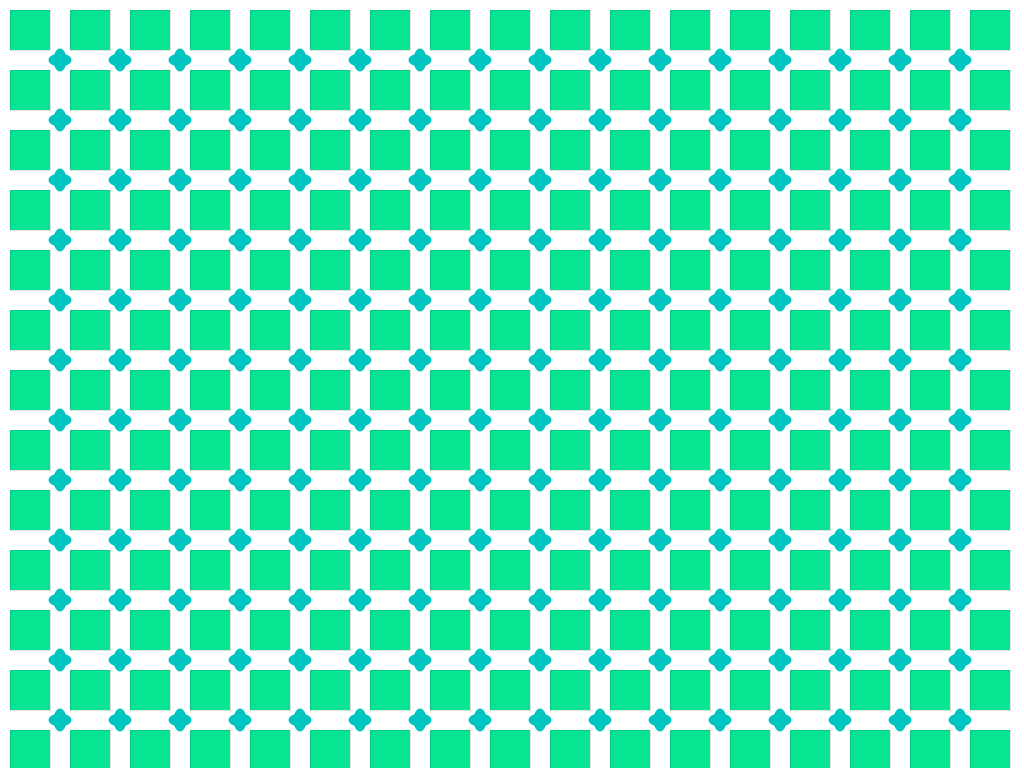
Frame 1 (no input)
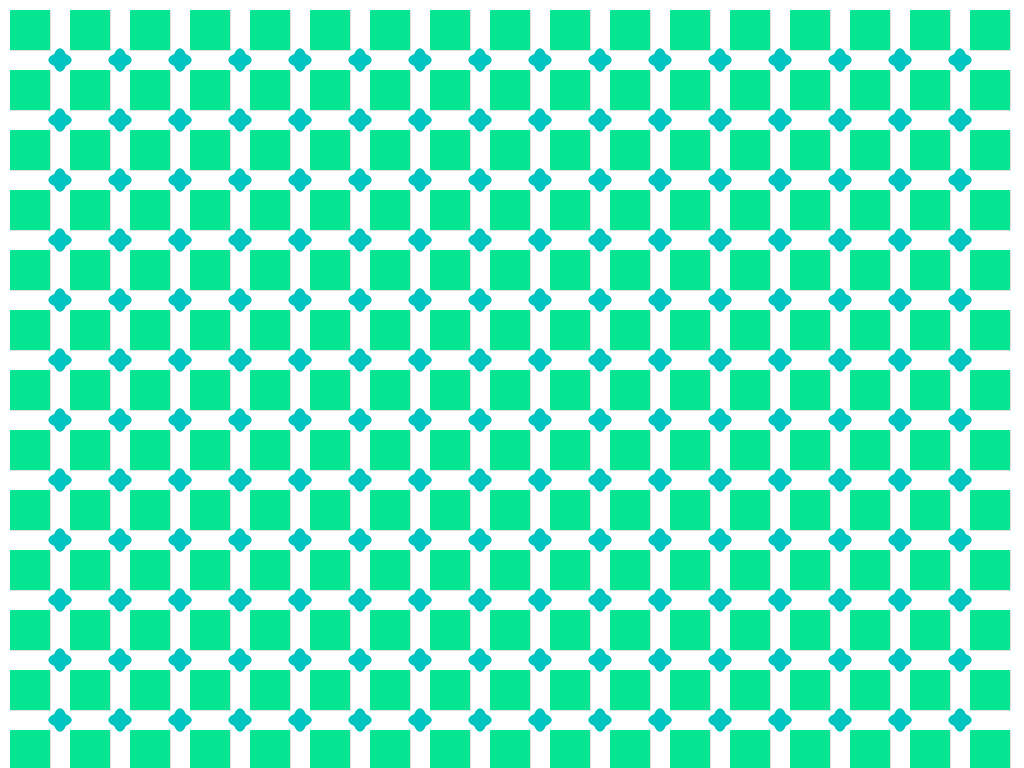
Frame 2 (the mouse pressed at the canvas centre, redrawn once)

The Processing sketch that drew these frames (run headless with seeded random() and noise(); the mouse was pressed at the canvas centre and the sketch redrawn once):

// Processing sketch: processing_147592
// ── processing_147592.pde

// Konkuk University
// Department of Dynamic Media
// SOS iDesign
// Name: Joo Yong Gill
// ID: 201420108

float t = 40;
void setup()
{
  size(1024, 768);
  background(255);
  smooth();
  noLoop();
}

void draw() {
  for (int a = 30; a<1024; a = a + 60) {
    for (int b = 30; b<1024; b = b + 60) {
      fill(7, 229, 146);
      rectMode(CENTER);
      strokeWeight(0.1);
      rect(b, a, t, t);
      line(a, 768, a, 768);
    }
  }
  for (int c = 60; c<1000; c = c + 60) {
    for (int d = 60; d<1000; d = d + 60) { 
      fill(0, 196, 191);
      noStroke();
      ellipse(c, d, 13, 23);
      ellipse(c, d, 23, 13);
    }
  }
}
void keyPressed() {
  background(0);
  redraw();
} 
